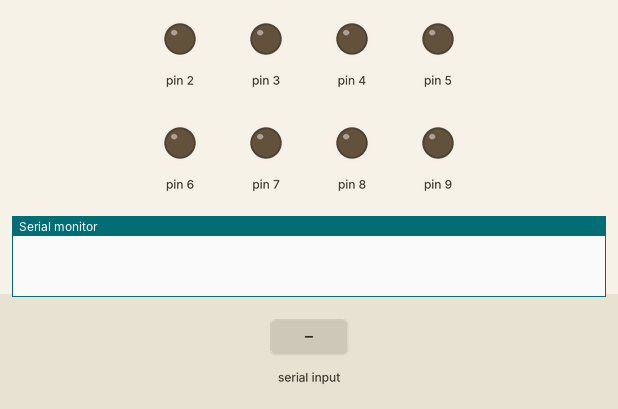
This sketch was run on a simulated Arduino Uno, built with avr-gcc and run on an emulated ATmega328P. Parts: output pins drawn as LEDs (lit = HIGH), the last lines printed to the serial monitor. Dashed ring = blinking. The test bench sets the inputs (shaded band).

Above: at 1.2 s.
1.3 s: "3\n" received over Serial
At 2.91 s:
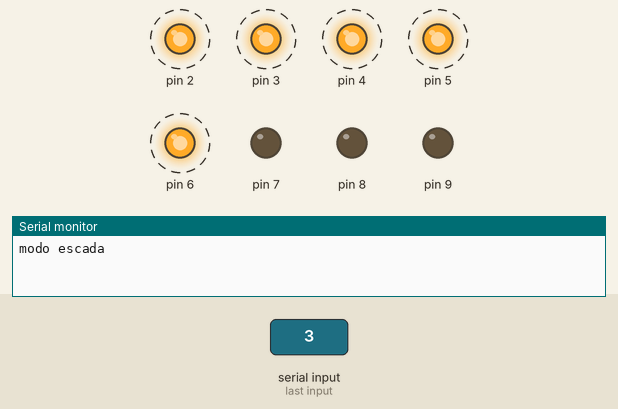
13.3 s: "1\n" received over Serial
16.3 s: "90,45\n" received over Serial
At 17.1 s:
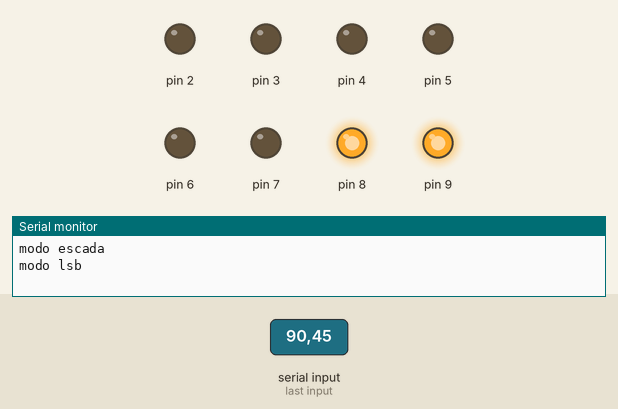
17.9 s: "30,150\n" received over Serial
At 18.3 s:
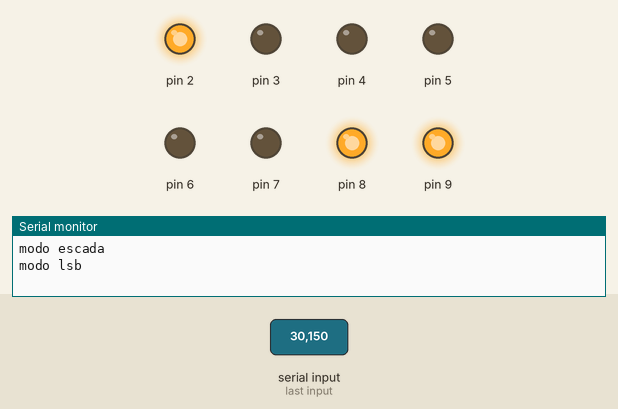
Timing chart, 0 to 20.5 s (numbered marks = the images above; inputs shaded):
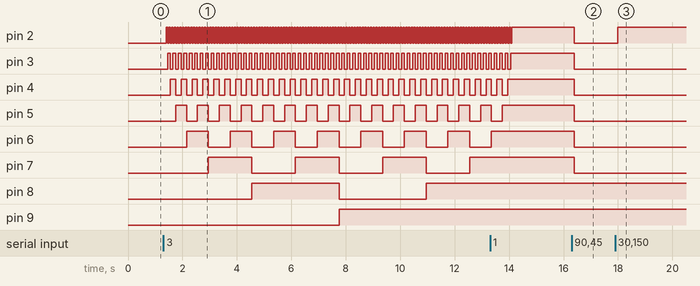

The sketch:

teste.ino
```cpp
byte a = 0b00000000;
void setup() {
  Serial.begin(9600);
  DDRD = 0b11111100;
  DDRB = 0b00000011;

  while (!Serial) {
    // wait for it to become ready
  }
}
byte lsb[] = {
  0b00000000,
  0b00000001,
  0b00000010,
  0b00000011,
  0b00000100,
  0b00000101,
  0b00000110,
  0b00000111,
  0b00001000,
  0b00001001,
  0b00001010,
  0b00001011,
  0b00001100,
  0b00001101,
  0b00001110,
  0b00001111
};

byte fundo[] = {
  0b00010000,
  0b00100000,
  0b01000000,
  0b10000000,
  0b11000000,
  0b11100000,
  0b11110000,
  0b11111000,
  0b11111100,
  0b11111110,
  0b11111111

};


void loop() {
  byte valor,teste;
  int r = 0;

  while (Serial.available() == 0) {
    //Espera para fazer a primeira leitura da serial
  }

  valor = Serial.parseInt();
  // Discarte do (\n) do buffer
  Serial.read();

  if(valor == 1) {
     Serial.println("modo lsb");
     delay(100);
     for(r = 0; r < 16; r++) {
        buffer();
        PORTD = ((lsb[r]<<2)|(PORTD & 0b00000011));
        //Serial.print("saida atual: ");
        //Serial.println(PORTD,BIN);
        delay(100);
      }
   }
  if(valor == 2){
     Serial.println("modo fundo escala");
     delay(100);
     for(int r = 0; r<11; r++){
      buffer();
      PORTD = (fundo[r]<<2)|(PORTD & 0b00000011);
      PORTB = fundo[r]>>6;
      //Serial.println(PORTB,BIN);
      delay(100);
     }
  }
  if(valor == 3){
    Serial.println("modo escada");
    delay(100);
    for(int i = 0; i<255; i++){
      a = a + 0b00000001;
      PORTD = (a<<2)|(PORTD & 0b00000011);
      PORTB = a>>6;
      //Serial.print(PORTB,BIN);
      //Serial.println(PORTD,BIN);
      delay(50);
    }
  }
}


void buffer(){
  while (Serial.available() == 0) {
      }
  delay(100);
  while (Serial.available() > 0) {
    // Discarte de caracteres do buffer
    Serial.read();
  }
}
```

Measured:
- after the input at 1.3 s, pin 2: alternates HIGH for 0.05 s and LOW for 0.05 s, starting after 0.10 s; pin 3: alternates HIGH for 0.10 s and LOW for 0.10 s, starting after 0.15 s
- after the input at 16.3 s, pin 2–7: HIGH → LOW after 0.10 s
- after the input at 17.9 s, pin 2: LOW → HIGH after 0.10 s
